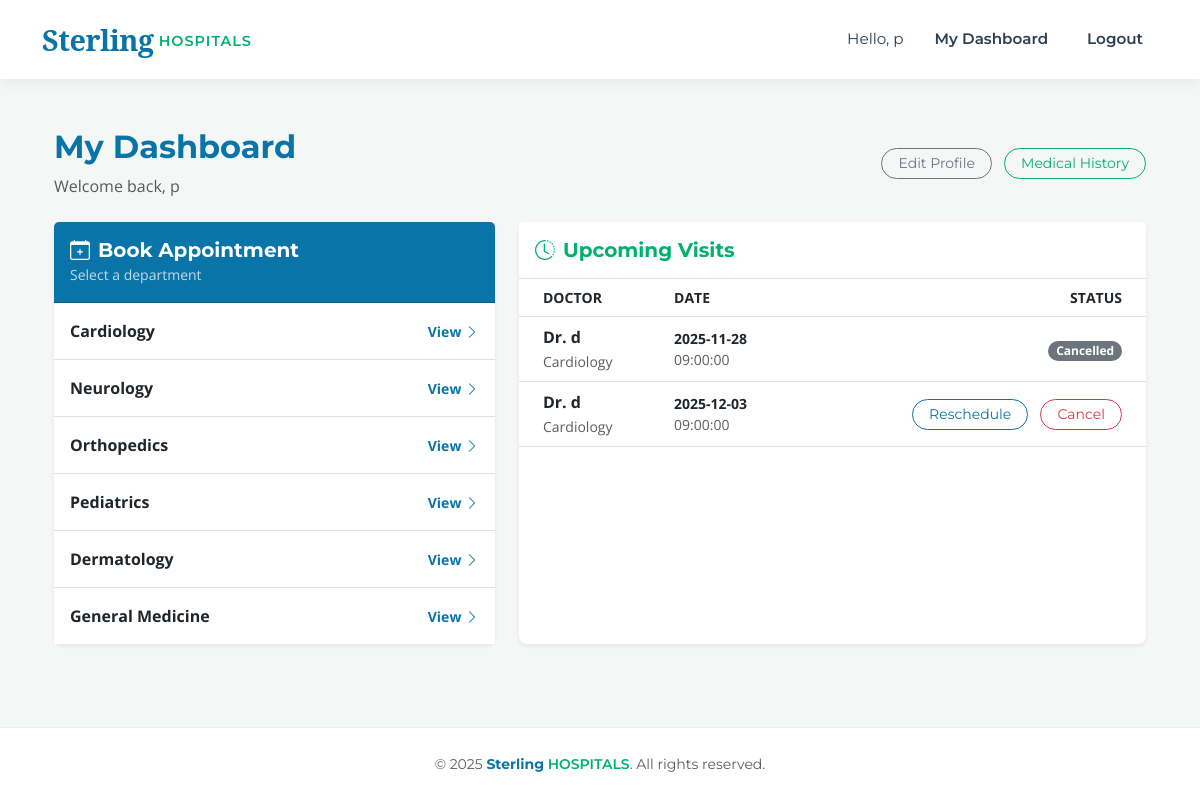
Before: /patient_dashboard (signed in) with the older database file.
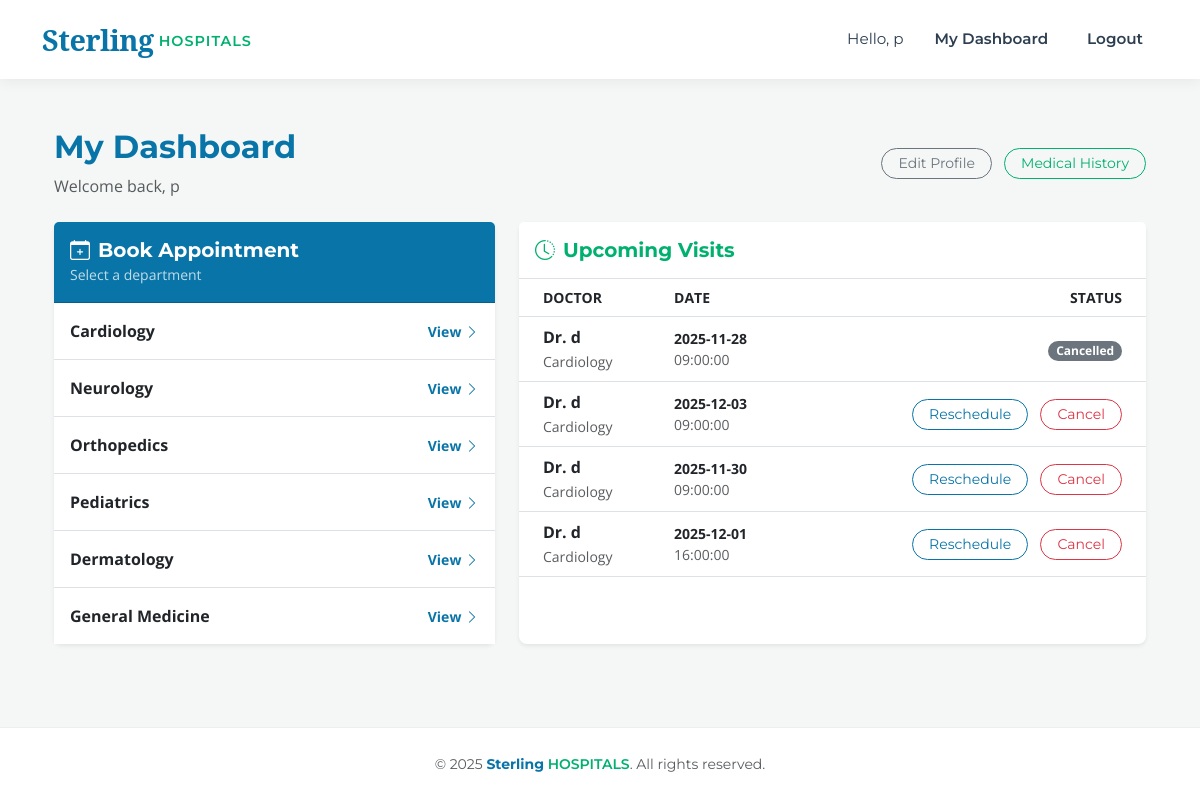
After: the same page with the newer database file.
### models.py (models this page shows)
class Department(db.Model):
    __tablename__ = 'departments'
    id = db.Column(db.Integer, primary_key=True)
    name = db.Column(db.String(100), unique=True, nullable=False)
    description = db.Column(db.Text, nullable=True)
    doctors = db.relationship('User', backref='department', lazy=True)

class Appointment(db.Model):
    __tablename__ = 'appointments'
    id = db.Column(db.Integer, primary_key=True)
    patient_id = db.Column(db.Integer, db.ForeignKey('users.id'), nullable=False)
    doctor_id = db.Column(db.Integer, db.ForeignKey('users.id'), nullable=False)
    appointment_date = db.Column(db.Date, nullable=False)
    appointment_time = db.Column(db.Time, nullable=False)
    status = db.Column(db.String(20), default='Pending')
    treatment = db.relationship('Treatment', backref='appointment', uselist=False, lazy=True)
    created_at = db.Column(db.DateTime, default=datetime.utcnow)

class User(db.Model, UserMixin):
    __tablename__ = 'users'
    id = db.Column(db.Integer, primary_key=True)
    username = db.Column(db.String(100), unique=True, nullable=False)
    email = db.Column(db.String(120), unique=True, nullable=False)
    password = db.Column(db.String(200), nullable=False)
    role = db.Column(db.String(20), nullable=False)  # admin, doctor, patient
    phone_number = db.Column(db.String(15), nullable=True)
    is_active_user = db.Column(db.Boolean, default=True)
    department_id = db.Column(db.Integer, db.ForeignKey('departments.id'), nullable=True)
    doctor_appointments = db.relationship('Appointment', foreign_keys='Appointment.doctor_id', backref='doctor_ref', lazy=True)
    patient_appointments = db.relationship('Appointment', foreign_keys='Appointment.patient_id', backref='patient_ref', lazy=True)

### app.py (the view)
@app.route('/patient_dashboard')
@login_required
def patient_dashboard():
    if current_user.role != 'patient': return redirect(url_for('index'))
    my_appts = Appointment.query.filter_by(patient_id=current_user.id).all()
    return render_template('patient_dashboard.html', departments=Department.query.all(), appointments=my_appts)

### app.py (called while the page is built)
@login_manager.user_loader
def load_user(user_id):
    return db.session.get(User, int(user_id))

### templates/patient_dashboard.html (shortened to what the changed rows need)
{% extends "base.html" %}
{% block content %}
<div class="container mt-4">
    <div class="d-flex justify-content-between align-items-center mb-4">
        <div>
            <h2 class="text-primary fw-bold">My Dashboard</h2>
        </div>
    </div>
    <div class="row g-4">
        <div class="col-md-5">
            <div class="card h-100 shadow-sm border-0">
                <div class="card-body p-0">
                    <div class="list-group list-group-flush">
                        {% for dept in departments %}
                        <a href="{{ url_for('department_details', department_id=dept.id) }}" class="list-group-item list-group-item-action p-3 d-flex justify-content-between align-items-center">
                            <span class="fw-bold text-dark">{{ dept.name }}</span>
                            <span class="text-primary small fw-bold">View <i class="bi bi-chevron-right"></i></span>
                        </a>
                        {% else %}
                        <div class="p-4 text-center text-muted">
                            No departments available.
                        </div>
                        {% endfor %}
                    </div>
                </div>
            </div>
        </div>
        <div class="col-md-7">
            <div class="card h-100 shadow-sm border-0">
                <div class="card-body p-0">
                    <div class="table-responsive">
                        <table class="table table-hover align-middle mb-0">
                            <thead class="bg-light text-muted small text-uppercase">
                                <tr>
                                    <th class="ps-4">Doctor</th>
                                    <th>Date</th>
                                    <th class="text-end pe-4">Status</th>
                                </tr>
                            </thead>
                            <tbody>
                                {% for appt in appointments %}
                                <tr>
                                    <td class="ps-4">
                                        <div class="fw-bold text-dark">Dr. {{ appt.doctor_ref.username }}</div>
                                        <small class="text-muted">{{ appt.doctor_ref.department.name }}</small>
                                    </td>
                                    <td>
                                        <div class="small fw-bold">{{ appt.appointment_date }}</div>
                                        <div class="small text-muted">{{ appt.appointment_time }}</div>
                                    </td>
                                    <td class="text-end pe-4">
                                        {% if appt.status == 'Scheduled' %}
                                            <a href="{{ url_for('reschedule_appointment', appointment_id=appt.id) }}"
                                               class="btn btn-sm btn-outline-primary rounded-pill px-3 me-2">
                                                Reschedule
                                            </a>
                                            <a href="{{ url_for('cancel_appointment', appointment_id=appt.id) }}"
                                               class="btn btn-sm btn-outline-danger rounded-pill px-3"
                                               onclick="return confirm('Are you sure you want to cancel this appointment?')">
                                                Cancel
                                            </a>
                                        {% else %}
                                            <span class="badge bg-secondary rounded-pill">{{ appt.status }}</span>
                                        {% endif %}
                                    </td>
                                </tr>
                                {% else %}
                                <tr>
                                    <td colspan="3" class="text-center py-5 text-muted">
                                        No upcoming appointments.
                                    </td>
                                </tr>
                                {% endfor %}
                            </tbody>
                        </table>
                    </div>
                </div>
            </div>
        </div>
    </div>
</div>
{% endblock %}

Changed rows visible on the page:
added Appointment: doctor_ref.username "d", doctor_ref.department.name "Cardiology", appointment_date "2025-11-30", appointment_time "09:00:00"
added Appointment: doctor_ref.username "d", doctor_ref.department.name "Cardiology", appointment_date "2025-12-01", appointment_time "16:00:00"
